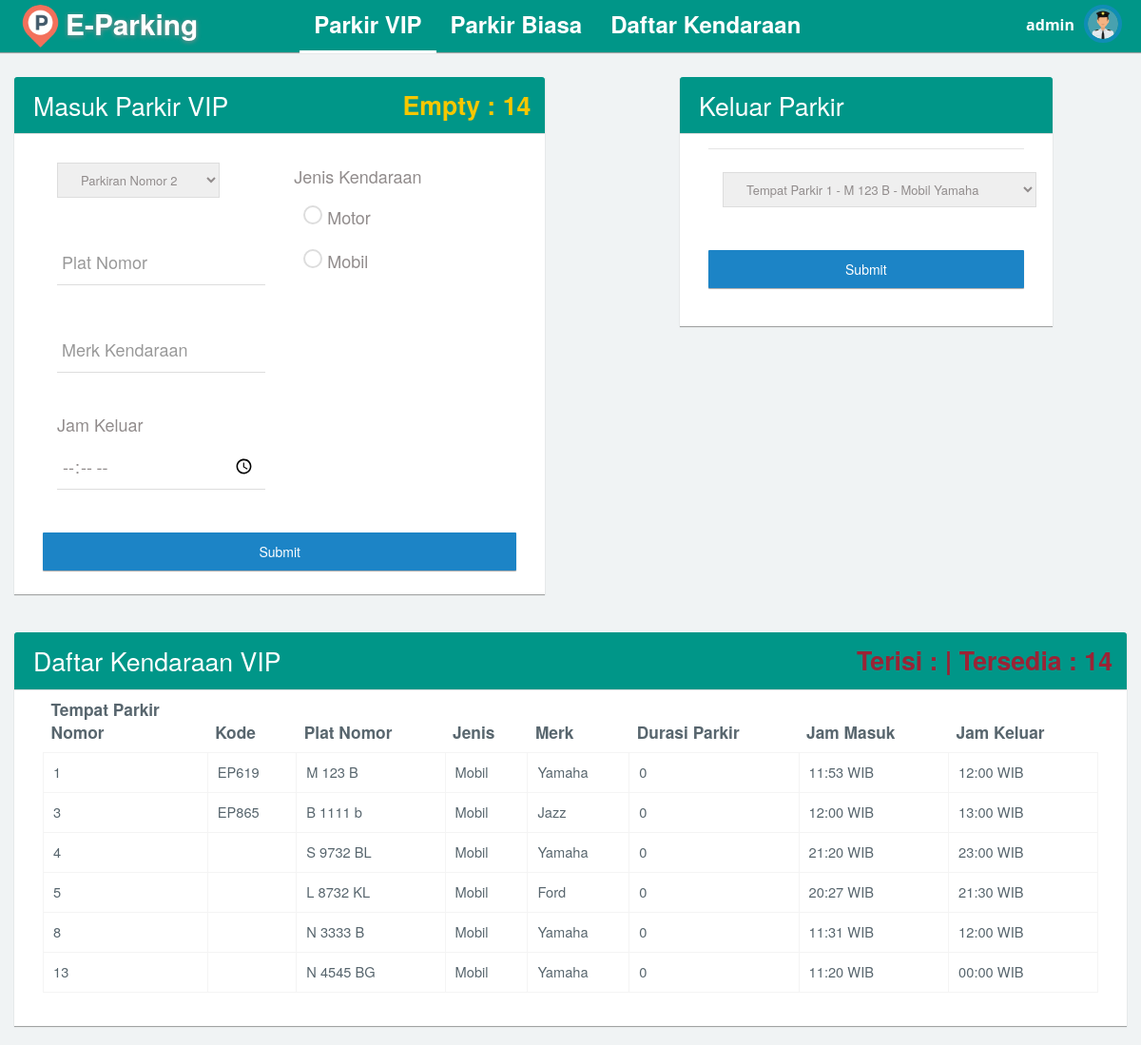
Screenshot of /home.php?nama=admin (signed in) with the database file from the repository.
### tables this page shows
CREATE TABLE `tb_daftar_parkir` (
  `id_daftar_parkir` int(11) NOT NULL,
  `kode` varchar(5) NOT NULL,
  `plat_nomor` varchar(10) DEFAULT NULL,
  `jenis` varchar(22) DEFAULT NULL,
  `merk` varchar(30) DEFAULT NULL,
  `jam_masuk` varchar(9) DEFAULT NULL,
  `hitung_jam_masuk` int(2) DEFAULT NULL,
  `hitung_jam_keluar` int(2) NOT NULL,
  `status` varchar(10) NOT NULL,
  `jam_keluar` varchar(9) DEFAULT NULL
);

### home.php (the view, shortened to what this page needs)
<!DOCTYPE html>
<html lang="en">
<head>
  <link rel="stylesheet" type="text/css" href="asset/css/bootstrap.min.css">
  <link rel="stylesheet" type="text/css" href="asset/css/plugins/font-awesome.min.css" />
  <link rel="stylesheet" type="text/css" href="asset/css/plugins/animate.min.css" />
  <link rel="stylesheet" type="text/css" href="asset/css/plugins/nouislider.min.css" />
  <link rel="stylesheet" type="text/css" href="asset/css/plugins/select2.min.css" />
  <link rel="stylesheet" type="text/css" href="asset/css/plugins/ionrangeslider/ion.rangeSlider.css" />
  <link rel="stylesheet" type="text/css" href="asset/css/plugins/ionrangeslider/ion.rangeSlider.skinFlat.css" />
  <link rel="stylesheet" type="text/css" href="asset/css/plugins/bootstrap-material-datetimepicker.css" />
  <link rel="stylesheet" type="text/css" href="asset/css/plugins/simple-line-icons.css" />
  <link rel="stylesheet" type="text/css" href="asset/css/plugins/mediaelementplayer.css" />
  <link href="asset/css/style.css" rel="stylesheet">
</head>
<?php
include "config/koneksi.php";
$username = $_GET['nama'];
$queryMasihKosong = mysqli_query($con, "SELECT * FROM tb_daftar_parkir where status = 'kosong'");
$cek_kosong = mysqli_num_rows($queryMasihKosong);
?>
<body style="overflow-x: hidden;" class="dashboard topnav">
  <nav class="navbar navbar-default header navbar-fixed-top bg-teal">
    <div class="col-md-12 nav-wrapper">
      <div class="navbar-header" style="width:100%;">
        <div class="navbar-brand" style="margin-left: -10px;" name="home_logo">
          <img src="asset/img/logo.png" class="img-circle" alt="logo" style="float: left;margin-top: -10px;" width="45px" />
          <b style="float: left;margin-left: 4px;">E-Parking</b>
        </div>
        <ul class="nav navbar-nav search-nav" style="margin-left: 7%">
          <li class="active"><a style="font-size: 18pt">Parkir VIP</a></li>
          <li><a href="home_biasa.php" style="font-size: 18pt">Parkir Biasa</a></li>
          <li><a href="daftar_kendaraan.php?nama=<?= $username ?>"><span style="font-size: 18pt">Daftar Kendaraan</a></span></li>
        </ul>
        <ul class="nav navbar-nav navbar-right user-nav">
          <li class="user-name"><span><?php echo $username ?></span></li>
          <li class="dropdown avatar-dropdown">
            <img src="asset/img/petugas.png" class="img-circle avatar" alt="username" data-toggle="dropdown" aria-haspopup="true" aria-expanded="true" style="cursor: pointer;" />
          </li>
        </ul>
      </div>
    </div>
  </nav>
  <div id="content">
    <div class="col-md-7" style="margin-top: 30px;">
      <div class="col-md-10 panel">
        <div class="col-md-12 panel-heading bg-teal">
          <h4 style="color: white;font-size: 20pt;">Masuk Parkir VIP<span class="right" style="color : #f6c700; font-weight: bold; text-align: right; padding-right: 10px;">Empty : <?= $cek_kosong ?></span></h4>
        </div>
        <div class="col-md-12 panel-body" style="padding-bottom:25px;">
          <div class="col-md-12">
            <form class="cmxform" method="POST">
              <?php
              $queryCekParkiran = "SELECT * FROM tb_daftar_parkir WHERE status = 'kosong'";
              $executeCekParkiran = mysqli_query($con, $queryCekParkiran);
              ?>
              <div class="col-md-6">
                <div class="form-group form-animate-text" style="margin-top:15px !important;">
                  <select name="id_daftar_parkir" id="id_daftar_parkir">
                    <?php
                    while ($parkir = mysqli_fetch_array($executeCekParkiran)) {
                    ?>
                      <option value="<?= $parkir['id_daftar_parkir'] ?>">Parkiran Nomor <?= $parkir['id_daftar_parkir'] ?></option>
                    <?php
                    }
                    ?>
                  </select>
                </div>
                <div class="form-group form-animate-text" style="margin-top:15px !important;">
                  <input type="text" class="form-text" name="plat_nomor" id="plat_nomor" required>
                  <label>Plat Nomor</label>
                </div>
                <div class="form-group form-animate-text" style="margin-top:10px !important;">
                  <input type="text" class="form-text" name="merk" id="merk" required>
                  <label>Merk Kendaraan</label>
                </div>
                <div class="form-group form-animate-text" style="margin-top:10px !important;">
                  <h4>Jam Keluar</h4>
                  <input type="time" class="form-text" name="jam_keluar" id="jam_keluar" required>
                </div>
              </div>
              <div class="col-md-6" style="padding-top: 10px">
                <label>
                  <h4>Jenis Kendaraan</h4>
                </label>
              </div>
              <div class="col-md-6" style="padding:5px 20px 0 25px" name="jenis_kendaraan">
                <div class="form-animate-radio">
                  <label class="radio">
                    <span class="outer">
                    </span> Motor
                  </label>
                </div>
                <div class="form-animate-radio">
                  <label class="radio">
                    <span class="outer">
                    </span> Mobil
                  </label>
                </div>
              </div>
              <input class="submit btn btn-primary col-md-12" type="submit" value="Submit" style="height: 40px" name="btn_masuk">
            </form>
          </div>
        </div>
      </div>
    </div>
    <div class="col-md-5" style="margin-top: 30px">
      <div class="col-md-10 panel">
        <div class="col-md-12 panel-heading bg-teal">
          <h4 style="color: white;font-size: 20pt;">Keluar Parkir</h4>
        </div>
        <div class="col-md-12 panel-body" style="padding-bottom:25px;">
          <div class="col-md-12">
            <form class="cmxform" action="keluar-parkir.php" method="POST">
              <div class="col-md-12">
                <div class="form-group form-animate-text" style="margin-top:25px !important;">
                  <?php
                  $queryGetAllParkir = "SELECT * FROM tb_daftar_parkir WHERE status = 'ada'";
                  $executeGetAllParkir = mysqli_query($con, $queryGetAllParkir);
                  ?>
                  <select name="id_daftar_parkir">
                    <?php
                    while ($keluarr = mysqli_fetch_array($executeGetAllParkir)) {
                    ?>
                      <option value="<?= $keluarr['id_daftar_parkir'] ?>">Tempat Parkir <?= $keluarr['id_daftar_parkir'] ?> - <?= $keluarr['plat_nomor'] ?> - <?= $keluarr['jenis'] ?> <?= $keluarr['merk'] ?></option>
                    <?php
                    }
                    ?>
                  </select>
                </div>
              </div>
              <button class="btn btn-primary col-md-12" type="submit" value="Submit" style="height: 40px" name="submit" id="btnKeluar" style="height: 40px">Submit</button>
            </form>
            <div class="modal-footer">
            </div>
          </div>
        </div>
      </div>
    </div>
  </div>
  <div class="col-md-12 col-sm-12 col-x-12" style="margin-top: 20px;">
    <div class="col-md-12 panel">
      <div class="col-md-12 panel-heading bg-teal">
        <h4 style="color: white;font-size: 20pt;">Daftar Kendaraan VIP<span class="right" style="color : #9B2335; font-weight: bold; text-align: right; padding-right: 10px;">Terisi : <?= $cek_isi ?> | Tersedia : <?= $cek_kosong ?></span> </h4>
      </div>
      <div class="panel-body">
        <div class="table-responsive col-md-12 col-sm-12 col-xs-12">
          <table class="table table-hover col-md-12 col-sm-12 col-xs-12" width="100%" cellspacing="0">
            <thead>
              <tr style="font-size: 13pt">
                <th style="max-width: 120px;">Tempat Parkir Nomor</th>
                <th>Kode</th>
                <th style="max-width: 250px;">Plat Nomor</th>
                <th>Jenis</th>
                <th>Merk</th>
                <th>Durasi Parkir</th>
                <th style="max-width: 200px;">Jam Masuk</th>
                <th style="max-width: 200px;">Jam Keluar</th>
              </tr>
            </thead>
            <tbody>
              <?php
              $sql = "SELECT * FROM tb_daftar_parkir WHERE status = 'ada'";
              $query = mysqli_query($con, $sql);
              $durasi = $data['jam_keluar'] - $data['jam_masuk'];
              while ($data = mysqli_fetch_array($query)) { ?>
                <tr style="font-size: 11pt">
                  <td><?php echo $data['id_daftar_parkir'] ?></td>
                  <td><?php echo $data['kode'] ?></td>
                  <td><?php echo $data['plat_nomor'] ?></td>
                  <td><?php echo $data['jenis'] ?></td>
                  <td><?php echo $data['merk'] ?></td>
                  <td><?php echo $durasi ?></td>
                  <td><?php echo $data['jam_masuk'] . " WIB" ?></td>
                  <td><?php echo $data['jam_keluar'] . " WIB" ?></td>
                </tr>
              <?php } ?>
            </tbody>
          </table>
        </div>
      </div>
    </div>
  </div>
</body>
</html>

### rows the page displays
tb_daftar_parkir: id_daftar_parkir "1", kode "EP619", plat_nomor "M 123 B", jenis "Mobil", merk "Yamaha", jam_masuk "11:53", jam_keluar "12:00"
tb_daftar_parkir: id_daftar_parkir "3", kode "EP865", plat_nomor "B 1111 b", jenis "Mobil", merk "Jazz", jam_masuk "12:00", jam_keluar "13:00"
tb_daftar_parkir: id_daftar_parkir "4", plat_nomor "S 9732 BL", jenis "Mobil", merk "Yamaha", jam_masuk "21:20", jam_keluar "23:00"
tb_daftar_parkir: id_daftar_parkir "5", plat_nomor "L 8732 KL", jenis "Mobil", merk "Ford", jam_masuk "20:27", jam_keluar "21:30"
tb_daftar_parkir: id_daftar_parkir "8", plat_nomor "N 3333 B", jenis "Mobil", merk "Yamaha", jam_masuk "11:31", jam_keluar "12:00"
tb_daftar_parkir: id_daftar_parkir "13", plat_nomor "N 4545 BG", jenis "Mobil", merk "Yamaha", jam_masuk "11:20", jam_keluar "00:00"

### other values shown
$username "admin"
$cek_kosong "14"
